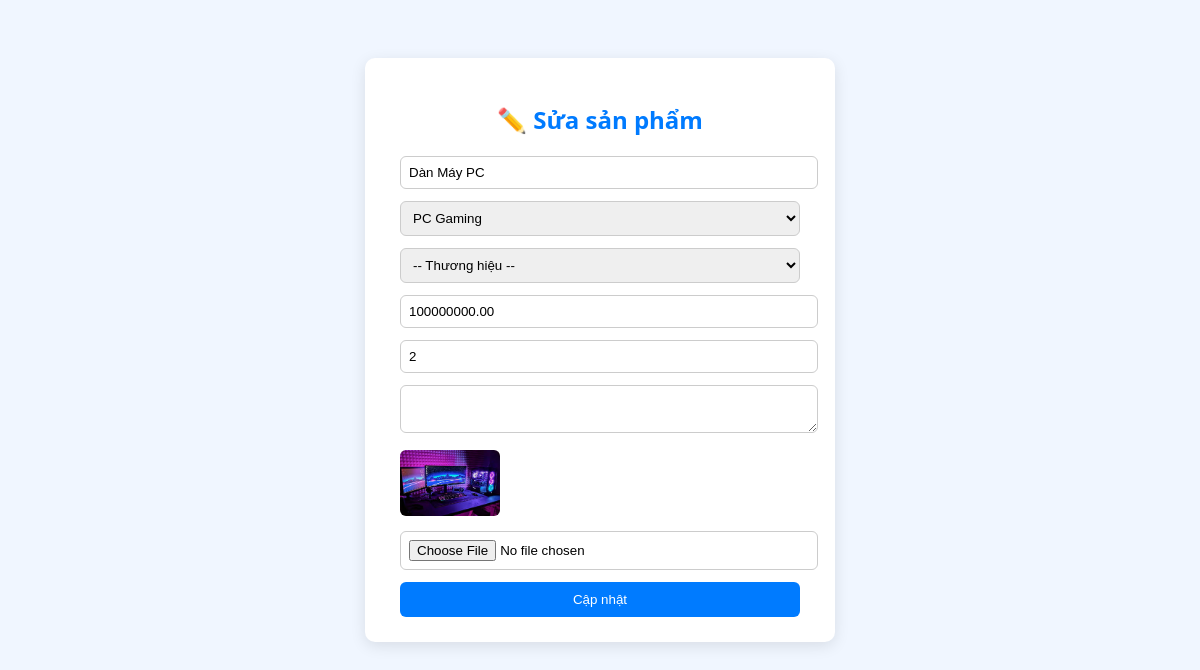
The app's page /admin/product_edit.php?id=17 (signed in) with its own data.
### tables this page shows
CREATE TABLE `products` (
  `product_id` int(11) NOT NULL,
  `name` varchar(255) NOT NULL,
  `slug` varchar(255) DEFAULT NULL,
  `category_id` int(11) DEFAULT NULL,
  `brand_id` int(11) DEFAULT NULL,
  `price` decimal(12,2) NOT NULL DEFAULT 0.00,
  `stock` int(11) DEFAULT 0,
  `description` text DEFAULT NULL,
  `image` varchar(255) DEFAULT NULL,
  `main_image` varchar(255) DEFAULT NULL,
  `created_at` datetime DEFAULT current_timestamp(),
  `sold_count` int(11) DEFAULT 0 COMMENT 'Số lượng đã bán',
  `view_count` int(11) DEFAULT 0 COMMENT 'Lượt xem sản phẩm',
  `is_featured` tinyint(1) DEFAULT 0 COMMENT 'Sản phẩm nổi bật',
  `is_hot` tinyint(1) DEFAULT 0 COMMENT 'Sản phẩm hot',
  `warranty_months` int(11) DEFAULT 12 COMMENT 'Thời gian bảo hành (tháng)',
  `sku` varchar(50) DEFAULT NULL COMMENT 'Mã SKU sản phẩm',
  `weight` decimal(8,2) DEFAULT 0.00 COMMENT 'Khối lượng (kg)',
  `dimensions` varchar(100) DEFAULT NULL COMMENT 'Kích thước (DxRxC cm)',
  `updated_at` datetime DEFAULT NULL ON UPDATE current_timestamp()
);

CREATE TABLE `categories` (
  `category_id` int(11) NOT NULL,
  `name` varchar(150) NOT NULL,
  `slug` varchar(150) DEFAULT NULL,
  `description` text DEFAULT NULL,
  `created_at` datetime DEFAULT current_timestamp()
);

### admin/product_edit.php (the view, shortened to what this page needs)
<?php
require_once '../db.php';
$id = $_GET['id'];
$stmt = $pdo->prepare("SELECT * FROM products WHERE product_id = ?");
$stmt->execute([$id]);
$product = $stmt->fetch(PDO::FETCH_ASSOC);
$categories = $pdo->query("SELECT * FROM categories")->fetchAll(PDO::FETCH_ASSOC);
?>
<!DOCTYPE html>
<html lang="vi">
<head>
</head>
<body>
<form method="POST" enctype="multipart/form-data">
<h2>✏️ Sửa sản phẩm</h2>
<input type="text" name="name" value="<?= htmlspecialchars($product['name']) ?>" required>
<select name="category_id" required>
    <?php foreach ($categories as $c): ?>
        <option value="<?= $c['category_id'] ?>" <?= $c['category_id']==$product['category_id']?'selected':'' ?>>
            <?= $c['name'] ?>
        </option>
    <?php endforeach; ?>
</select>
<select name="brand_id">
    <option value="">-- Thương hiệu --</option>
</select>
<input type="number" name="price" value="<?= $product['price'] ?>" required>
<input type="number" name="stock" value="<?= $product['stock'] ?>" required>
<textarea name="description"><?= htmlspecialchars($product['description']) ?></textarea>
<?php if ($product['main_image']): ?>
    <img src="../uploads/<?= htmlspecialchars($product['main_image']) ?>">
<?php endif; ?>
<input type="file" name="main_image" accept="image/*">
<button type="submit">Cập nhật</button>
</form>
</body>
</html>

### admin/product_edit.php (style rules this page uses)
body { font-family:'Segoe UI'; background:#f0f6ff; display:flex; justify-content:center; padding-top:50px; }
form { background:#fff; padding:25px 35px; border-radius:10px; width:400px; box-shadow:0 4px 15px rgba(0,0,0,0.1); }
h2 { text-align:center; color:#007bff; margin-bottom:20px; }
input, select, textarea { width:100%; margin-bottom:12px; padding:8px; border:1px solid #ccc; border-radius:6px; }
button { width:100%; background:#007bff; color:white; padding:10px; border:none; border-radius:6px; cursor:pointer; }
img { max-width:100px; margin-bottom:10px; border-radius:6px; }

### records on screen
products: name "Dàn Máy PC", category_id "PC Gaming", price "100000000.00", stock "2", main_image (picture)
